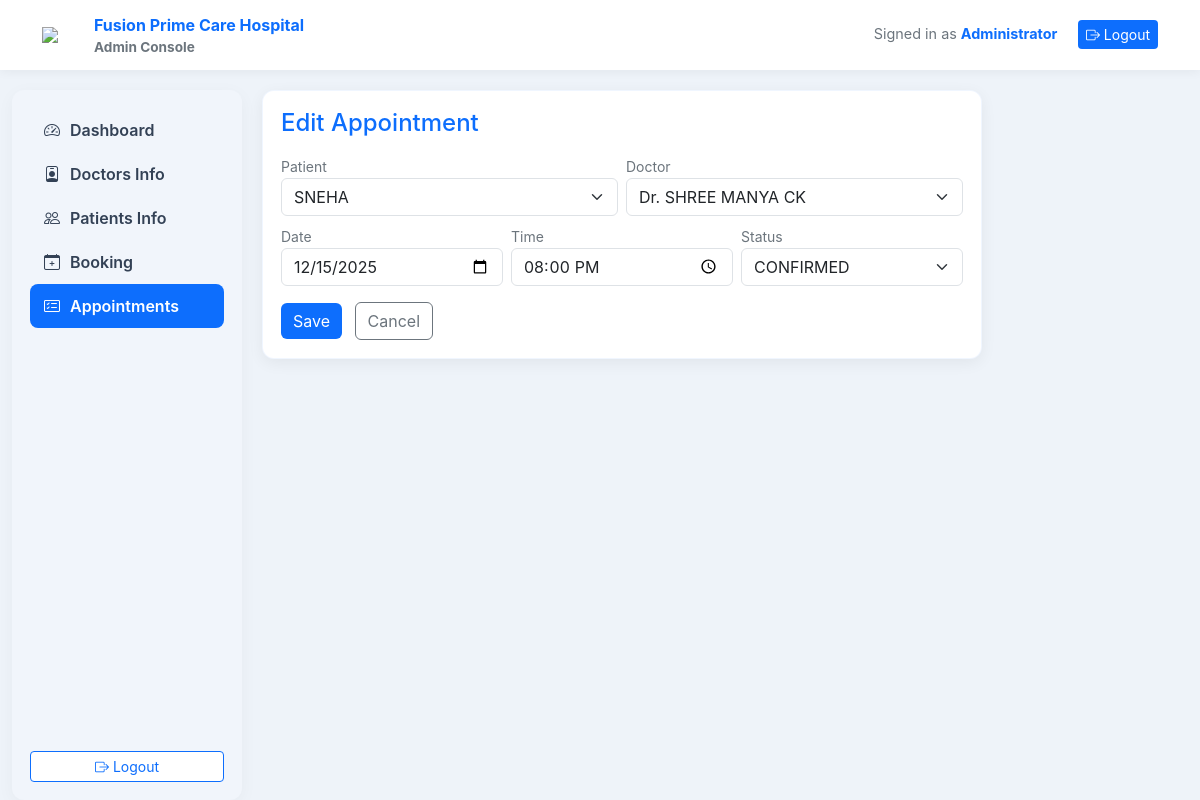
The page /appointments/edit/4 (signed in) on the database its author committed.
### tables this page shows
CREATE TABLE appointment (
                appointment_id INTEGER PRIMARY KEY AUTOINCREMENT,
                patient_id INTEGER,
                doctor_id INTEGER,
                slot_id INTEGER,
                appt_date TEXT,
                appt_time TEXT,
                status TEXT,
                created_at TEXT
            );

### app.py (the view, shortened to what this page needs)
@app.route("/appointments/edit/<int:appt_id>", methods=["GET", "POST"])
@login_required
def edit_appointment(appt_id):
    with sqlite3.connect(APPOINT_DB) as conn:
        cur = conn.cursor()
        cur.execute("SELECT appointment_id,patient_id,doctor_id,slot_id,appt_date,appt_time,status FROM appointment WHERE appointment_id = ?", (appt_id,))
        appt = cur.fetchone()
    with sqlite3.connect(PATIENT_DB) as conn:
        pc = conn.cursor(); pc.execute("SELECT patient_id,name FROM patient ORDER BY name"); patients = pc.fetchall()
    with sqlite3.connect(DOCTOR_DB) as conn:
        dc = conn.cursor(); dc.execute("SELECT doctor_id,name FROM doctor ORDER BY name"); doctors = dc.fetchall()
    return render_template("edit_appointment.html", hospital_name=HOSPITAL_NAME, appt=appt, patients=patients, doctors=doctors, user=session.get("user"))

### app.py (called while the page is built)
def login_required(fn):
    @functools.wraps(fn)
    def wrapper(*args, **kwargs):
        if not session.get("user"):
            flash("Please login to continue.", "danger")
            return redirect(url_for("login", next=request.path))
        return fn(*args, **kwargs)
    return wrapper

@app.before_request
def require_login():
    if request.endpoint in ['login', 'static'] or request.path.startswith('/static/'):
        return
    if not session.get("user"):
        flash("Please login to continue.", "danger")
        return redirect(url_for("login", next=request.path))

### templates/edit_appointment.html (shortened to what this page needs)
{% extends "base.html" %}
{% block content %}
<div class="card-pro" style="max-width:720px;">
  <h4 style="color:var(--brand)">Edit Appointment</h4>
  <form method="post" class="mt-3">
    <div class="row g-2">
      <div class="col-md-6">
        <label class="muted small">Patient</label>
        <select name="patient_id" class="form-select">
          {% for p in patients %}<option value="{{ p[0] }}" {% if appt and appt[1]==p[0] %}selected{% endif %}>{{ p[1] }}</option>{% endfor %}
        </select>
      </div>
      <div class="col-md-6">
        <label class="muted small">Doctor</label>
        <select name="doctor_id" class="form-select">
          {% for d in doctors %}<option value="{{ d[0] }}" {% if appt and appt[2]==d[0] %}selected{% endif %}>{{ d[1] }}</option>{% endfor %}
        </select>
      </div>
      <div class="col-md-4">
        <label class="muted small">Date</label>
        <input name="appt_date" type="date" class="form-control" value="{{ appt[4] if appt else '' }}">
      </div>
      <div class="col-md-4">
        <label class="muted small">Time</label>
        <input name="appt_time" type="time" class="form-control" value="{{ appt[5] if appt else '' }}">
      </div>
      <div class="col-md-4">
        <label class="muted small">Status</label>
        <select name="status" class="form-select">
          <option value="CONFIRMED" {% if appt and appt[6]=='CONFIRMED' %}selected{% endif %}>CONFIRMED</option>
        </select>
      </div>
    </div>
    <div class="mt-3">
      <button class="btn btn-brand">Save</button>
      <a class="btn btn-outline-secondary ms-2" href="{{ url_for('appointments') }}">Cancel</a>
    </div>
  </form>
</div>
{% endblock %}

### templates/base.html (style rules this page uses)
:root { --brand:#0d6efd; --sidebar:#f1f5fb; --muted:#6c757d; --text:#1f2937; }
body { background:#eef3f9; color:var(--text); font-family:Inter,system-ui,-apple-system,"Segoe UI",Roboto,Arial; }
.card-pro { background:white; border-radius:12px; padding:18px; box-shadow:0 4px 16px rgba(0,0,0,0.06); border:1px solid rgba(13,110,253,0.06); }
.btn-brand { background:var(--brand); color:white; border:none; }
.muted { color:var(--muted); }

### rows shown on the page
appointment: patient_id "SNEHA", doctor_id "Dr. SHREE MANYA CK", appt_date "12/15/2025", appt_time "20:00", status "CONFIRMED"

### other values the page prints
{{ hospital_name }} "Fusion Prime Care Hospital"
{{ user.fullname or user.username }} "Administrator"
